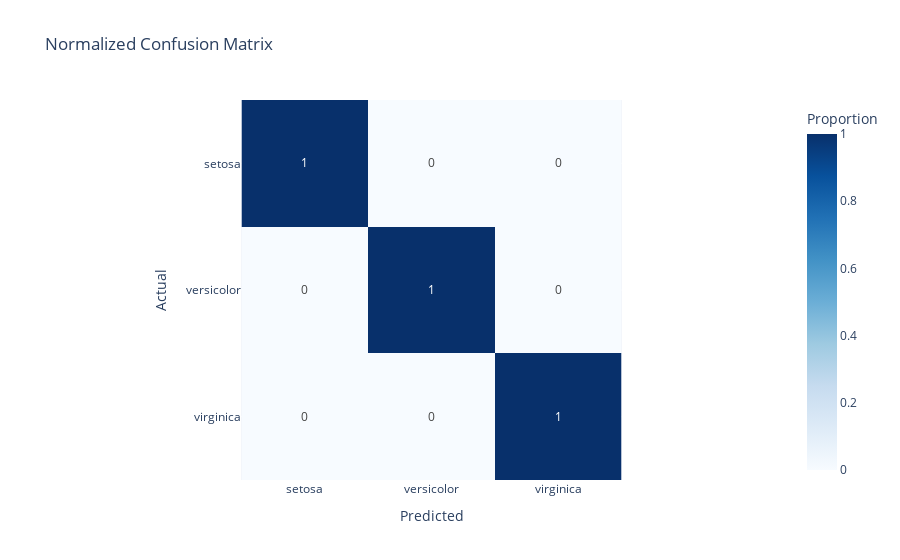

The notebook cell saved with this chart:
### Code cell
import plotly.express as px
import numpy as np
from sklearn.datasets import load_iris
from sklearn.model_selection import train_test_split
from sklearn.svm import SVC
from sklearn.metrics import confusion_matrix

# Carica il dataset Iris
iris = load_iris()
X = iris.data
y = iris.target

# Suddivide il dataset in training e test
X_train, X_test, y_train, y_test = train_test_split(X, y, test_size=0.3, random_state=42)

# Crea e addestra il modello
model = SVC(kernel='linear')
model.fit(X_train, y_train)

# Effettua le predizioni
y_pred = model.predict(X_test)

# Calcola la matrice di confusione
cm = confusion_matrix(y_test, y_pred)
cm_normalized = cm.astype('float') / cm.sum(axis=1)[:, np.newaxis]

# Converti la matrice di confusione in un DataFrame per Plotly
import pandas as pd
cm_df = pd.DataFrame(cm_normalized, index=iris.target_names, columns=iris.target_names)

# Crea una heatmap interattiva con Plotly
fig = px.imshow(cm_df, text_auto=True, color_continuous_scale='Blues',
                labels={'x': 'Predicted', 'y': 'Actual', 'color': 'Proportion'},
                title='Normalized Confusion Matrix')

# Mostra il grafico
fig.show()

### Figure 1 — Plotly figure (JSON) as saved in the notebook; plotly's stock layout.template omitted (floating-point values rounded to 4 significant figures)
{"data": [{"coloraxis": "coloraxis", "hovertemplate": "Predicted: %{x}<br>Actual: %{y}<br>Proportion: %{z}<extra></extra>", "name": "0", "texttemplate": "%{z}", "type": "heatmap", "x": ["setosa", "versicolor", "virginica"], "xaxis": "x", "y": ["setosa", "versicolor", "virginica"], "yaxis": "y", "z": [[1, 0, 0], [0, 1, 0], [0, 0, 1]]}], "layout": {"coloraxis": {"colorbar": {"title": {"text": "Proportion"}}, "colorscale": [[0, "rgb(247,251,255)"], [0.125, "rgb(222,235,247)"], [0.25, "rgb(198,219,239)"], [0.375, "rgb(158,202,225)"], [0.5, "rgb(107,174,214)"], [0.625, "rgb(66,146,198)"], [0.75, "rgb(33,113,181)"], [0.875, "rgb(8,81,156)"], [1, "rgb(8,48,107)"]]}, "title": {"text": "Normalized Confusion Matrix"}, "xaxis": {"anchor": "y", "constrain": "domain", "domain": [0, 1], "scaleanchor": "y", "title": {"text": "Predicted"}}, "yaxis": {"anchor": "x", "autorange": "reversed", "constrain": "domain", "domain": [0, 1], "title": {"text": "Actual"}}}}
